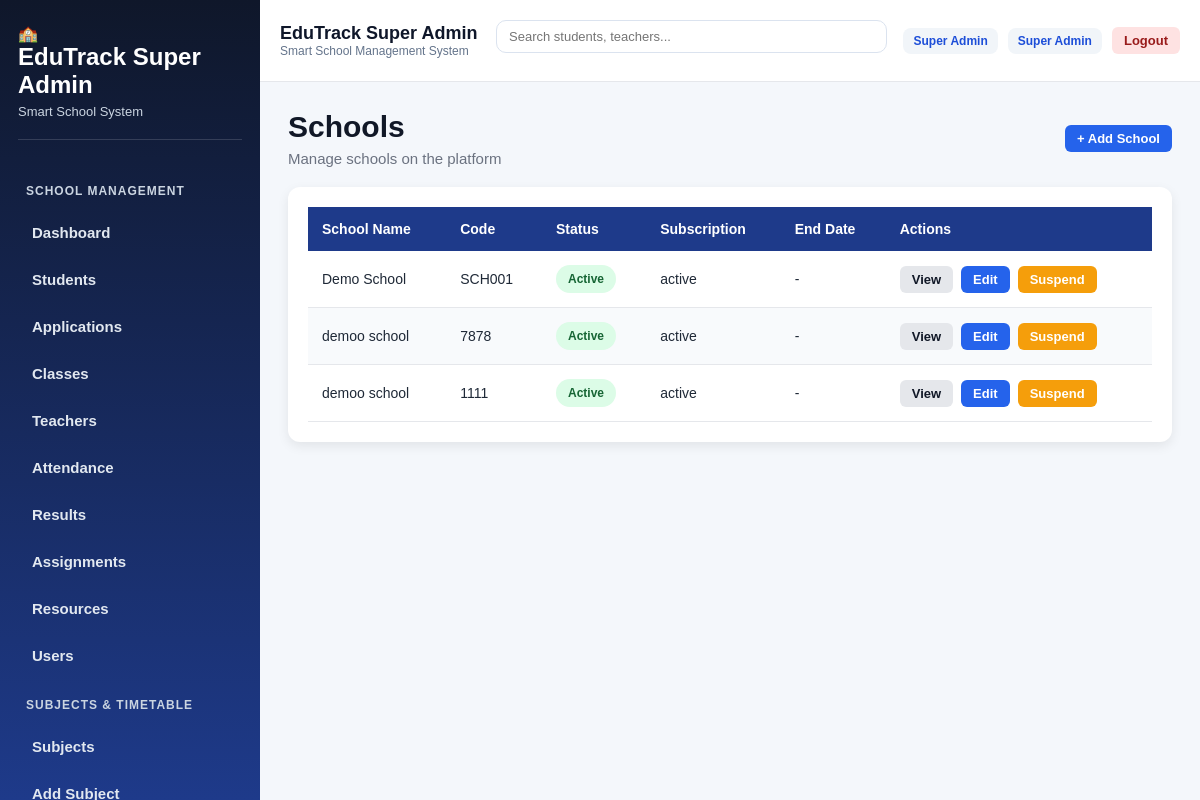
The page /schools (signed in) on the database its author committed.
### tables this page shows
CREATE TABLE schools (
            id INTEGER PRIMARY KEY AUTOINCREMENT,
            school_name TEXT NOT NULL,
            school_code TEXT UNIQUE NOT NULL
        , is_active INTEGER DEFAULT 1, subscription_status TEXT DEFAULT 'active', subscription_end_date TEXT, logo_url TEXT);

### app.py (the view)
@app.route("/schools")
@login_required
@roles_required("super_admin")
def schools():
    school_rows = fetch_all("SELECT * FROM schools ORDER BY school_name")
    schools_data = []
    for school in school_rows:
        schools_data.append({
            "id": school["id"],
            "school_name": school["school_name"],
            "school_code": school["school_code"],
            "is_active": row_get(school, "is_active", 1),
            "subscription_status": row_get(school, "subscription_status", "active"),
            "subscription_end_date": row_get(school, "subscription_end_date"),
        })
    return render_template("schools.html", schools=schools_data)

### app.py (called while the page is built, shortened)
@app.after_request
def add_security_headers(response):
    response.headers["X-Frame-Options"] = "DENY"
    response.headers["X-Content-Type-Options"] = "nosniff"
    response.headers["Referrer-Policy"] = "strict-origin-when-cross-origin"
    return response

def is_postgres():
    return os.environ.get("DATABASE_URL") is not None

def get_db():
    if is_postgres():
        return psycopg2.connect(
            os.environ.get("DATABASE_URL"),
            cursor_factory=RealDictCursor
        )
    conn = sqlite3.connect(DB_PATH)
    conn.row_factory = sqlite3.Row
    return conn

def convert_query(query: str) -> str:
    if is_postgres():
        return query.replace("?", "%s")
    return query

def fetch_all(query, params=()):
    conn = get_db()
    cursor = conn.cursor()
    cursor.execute(convert_query(query), params)
    rows = cursor.fetchall()
    conn.close()
    return rows

def login_required(f):
    @wraps(f)
    def wrapper(*args, **kwargs):
        if "user_id" not in session:
            flash("Please log in first.", "warning")
            return redirect(url_for("login"))
        school_id = session.get("school_id")
        role = session.get("role")
        return f(*args, **kwargs)
    return wrapper

def roles_required(*allowed_roles):
    def decorator(f):
        @wraps(f)
        def wrapper(*args, **kwargs):
            if "user_id" not in session:
                flash("Please log in first.", "warning")
                return redirect(url_for("login"))
            role = session.get("role")
            return f(*args, **kwargs)
        return wrapper
    return decorator

def row_get(row, key, default=None):
    try:
        if row is None:
            return default
        if isinstance(row, dict):
            return row.get(key, default)
        if hasattr(row, "keys") and key not in row.keys():
            return default
        return row[key]
    except Exception:
        return default

### templates/schools.html (shortened to what this page needs)
{% extends "base.html" %}
{% block content %}
<div class="page-header">
    <div>
        <h2 class="page-title">Schools</h2>
        <p class="page-subtitle">Manage schools on the platform</p>
    </div>
    <a href="{{ url_for('add_school') }}" class="btn btn-primary">+ Add School</a>
</div>
<div class="table-card">
    <div class="table-responsive">
        <table>
            <thead>
                <tr>
                    <th>School Name</th>
                    <th>Code</th>
                    <th>Status</th>
                    <th>Subscription</th>
                    <th>End Date</th>
                    <th>Actions</th>
                </tr>
            </thead>
            <tbody>
                {% for school in schools %}
                <tr>
                    <td>{{ school.school_name }}</td>
                    <td>{{ school.school_code }}</td>
                    <td>
                        {% if school.is_active %}
                            <span class="status-badge status-active">Active</span>
                        {% else %}
                            <span class="status-badge status-inactive">Suspended</span>
                        {% endif %}
                    </td>
                    <td>{{ school.subscription_status or 'active' }}</td>
                    <td>{{ school.subscription_end_date or '-' }}</td>
                    <td>
                        <div class="action-group">
                            <a href="{{ url_for('school_profile', school_id=school.id) }}"
                               class="btn btn-secondary btn-sm">
                               View
                            </a>
                            <a href="{{ url_for('edit_school', school_id=school.id) }}"
                               class="btn btn-primary btn-sm">
                               Edit
                            </a>
                            {% if school.is_active %}
                            <form action="{{ url_for('suspend_school', school_id=school.id) }}"
                                  method="POST"
                                  style="display:inline;">
                                <button type="submit" class="btn btn-warning btn-sm">
                                    Suspend
                                </button>
                            </form>
                            {% endif %}
                        </div>
                    </td>
                </tr>
                {% else %}
                <tr>
                    <td colspan="6">No schools found.</td>
                </tr>
                {% endfor %}
            </tbody>
        </table>
    </div>
</div>
{% endblock %}

### templates/base.html (shortened to what this page needs)
<!DOCTYPE html>
<html lang="en">
<head>
  <link rel="stylesheet" href="{{ url_for('static', filename='style.css') }}">
</head>
<body>
<div class="main-layout">
  {% if session.get('user_id') %}
  <aside class="sidebar">
    <div class="sidebar-brand">
      {% if session.get("logo_url") %}
      <img src="{{ url_for('static', filename=session.get('logo_url')) }}" alt="School Logo" class="sidebar-logo">
      {% else %}
      <div class="sidebar-logo-placeholder">🏫</div>
      {% endif %}
      <h2>{{ session.get("school_name", "EduTrack") }}</h2>
      <p>Smart School System</p>
    </div>
    <nav class="sidebar-menu">
      {% set role = session.get('role') %}
      {% if role in ['super_admin', 'school_admin', 'director', 'admin'] %}
      <div class="menu-section-title">School Management</div>
      <a href="{{ url_for('dashboard') }}" class="nav-link">Dashboard</a>
      <a href="{{ url_for('students') }}" class="nav-link">Students</a>
      <a href="{{ url_for('applications') }}" class="nav-link">Applications</a>
      <a href="{{ url_for('classes') }}" class="nav-link">Classes</a>
      <a href="{{ url_for('teachers') }}" class="nav-link">Teachers</a>
      <a href="{{ url_for('attendance') }}" class="nav-link">Attendance</a>
      <a href="{{ url_for('results') }}" class="nav-link">Results</a>
      <a href="{{ url_for('assignments') }}" class="nav-link">Assignments</a>
      <a href="{{ url_for('teacher_resources') }}" class="nav-link">Resources</a>
      <a href="{{ url_for('users') }}" class="nav-link">Users</a>
      <div class="menu-section-title">Subjects & Timetable</div>
      <a href="{{ url_for('subjects') }}" class="nav-link">Subjects</a>
      <a href="{{ url_for('add_subject') }}" class="nav-link">Add Subject</a>
      {% endif %}
    </nav>
  </aside>
  {% endif %}
  <div class="content-area">
    {% if session.get('user_id') %}
    <header class="topbar">
      <div class="topbar-left">
        <h1 class="topbar-title">{{ session.get("school_name", "EduTrack") }}</h1>
        <p class="topbar-subtitle">Smart School Management System</p>
      </div>
      {% if session.get('role') in ['super_admin', 'school_admin', 'director', 'admin'] %}
      <form action="{{ url_for('global_search') }}" method="GET" class="topbar-search">
        <input type="text" name="q" placeholder="Search students, teachers..." required>
      </form>
      {% endif %}
      <div class="topbar-actions">
        <span class="role-badge">{{ session.get('role', 'user')|replace('_', ' ')|title }}</span>
        <span class="role-badge">{{ session.get('full_name') }}</span>
        <a href="{{ url_for('logout') }}" class="btn btn-danger">Logout</a>
      </div>
    </header>
    {% endif %}
    <main class="page-content">
      {% block content %}{% endblock %}
    </main>
  </div>
</div>
</body>
</html>

### static/style.css (style rules this page uses)
* { margin: 0; padding: 0; box-sizing: border-box; }
body { font-family: Arial, sans-serif; background: #f4f7fb; color: #1f2937; }
a { text-decoration: none; }
.main-layout { display: flex; min-height: 100vh; }
.sidebar { width: 260px; background: linear-gradient(180deg, #0f172a, #1e3a8a); color: white; padding: 24px 18px; position: sticky; top: 0; height: 100vh; overflow-y: auto; overflow-x: hidden; scrollbar-width: thin; }
.sidebar-brand { margin-bottom: 30px; padding-bottom: 20px; border-bottom: 1px solid rgba(255,255,255,0.15); }
.sidebar-brand h2 { font-size: 24px; margin-bottom: 5px; }
.sidebar-brand p { font-size: 13px; color: #cbd5e1; }
.sidebar-menu { display: flex; flex-direction: column; gap: 10px; padding-bottom: 30px; }
.nav-link { display: block; padding: 10px 14px; border-radius: 10px; color: #e2e8f0; font-weight: 600; transition: 0.2s ease; font-size: 15px; }
.content-area { flex: 1; display: flex; flex-direction: column; }
.topbar { background: white; padding: 20px 28px; border-bottom: 1px solid #e5e7eb; display: flex; align-items: center; justify-content: space-between; gap: 15px; flex-wrap: wrap; }
.topbar-title { font-size: 26px; color: #0f172a; margin-bottom: 4px; }
.topbar-subtitle { color: #6b7280; font-size: 14px; }
.topbar-actions { display: flex; align-items: center; gap: 12px; }
.role-badge { background: #dbeafe; color: #1d4ed8; padding: 8px 14px; border-radius: 999px; font-size: 13px; font-weight: 700; }
.page-content { padding: 28px; }
.page-header { margin-bottom: 24px; }
.page-title { font-size: 30px; color: #111827; margin-bottom: 6px; }
.page-subtitle { color: #6b7280; font-size: 15px; }
.btn { display: inline-block; border: none; padding: 10px 16px; border-radius: 10px; font-weight: 700; cursor: pointer; transition: 0.2s ease; }
.btn-danger { background: #dc2626; color: white; }
.card, .form-card, .table-card { background: white; border-radius: 16px; padding: 22px; box-shadow: 0 8px 24px rgba(15, 23, 42, 0.08); margin-bottom: 22px; }
.table-responsive { overflow-x: auto; }
table { width: 100%; border-collapse: collapse; background: white; }
table th { background: #eff6ff; color: #1e3a8a; text-align: left; padding: 14px; font-size: 14px; }
table td { padding: 14px; border-bottom: 1px solid #e5e7eb; font-size: 14px; }
input, select, textarea { width: 100%; padding: 12px 14px; border: 1px solid #d1d5db; border-radius: 10px; font-size: 14px; background: white; margin-top: 6px; margin-bottom: 14px; }
.status-badge { display: inline-block; padding: 7px 12px; border-radius: 999px; font-size: 12px; font-weight: 700; }
.status-active { background: #dcfce7; color: #166534; }
.action-group { display: flex; flex-wrap: wrap; gap: 8px; }
.btn-primary { background: #2563eb; color: white; }
.btn-secondary { background: #e5e7eb; color: #111827; }
.btn-warning { background: #f59e0b; color: white; }
table th { background: #1e3a8a; color: white; font-weight: 600; }
table tr:nth-child(even) { background: #f8fafc; }
.btn { border-radius: 10px; font-weight: 600; transition: 0.2s ease; }
.btn-sm { padding: 8px 12px; font-size: 13px; }
.action-group { display: flex; gap: 8px; flex-wrap: wrap; }
.menu-section-title { font-size: 12px; text-transform: uppercase; letter-spacing: 1px; color: #cbd5e1; margin: 14px 8px 6px; font-weight: 700; }
.page-header { display: flex; justify-content: space-between; align-items: center; margin-bottom: 20px; }
.table-card { background: white; padding: 20px; border-radius: 12px; box-shadow: 0 4px 12px rgba(0,0,0,0.08); }
.btn { padding: 6px 12px; border-radius: 6px; font-size: 13px; text-decoration: none; border: none; cursor: pointer; }
.btn-danger { background: #fee2e2; color: #991b1b; }
.topbar { display: flex; justify-content: space-between; align-items: center; gap: 16px; padding: 14px 20px; }
.topbar-left { min-width: 200px; }
.topbar-title { margin: 0; font-size: 18px; }
.topbar-subtitle { margin: 0; font-size: 12px; color: #64748b; }
.topbar-search { flex: 1; display: flex; justify-content: center; }
.topbar-search input { width: 100%; max-width: 400px; padding: 8px 12px; border-radius: 10px; border: 1px solid #dbe3ef; font-size: 13px; }
.topbar-actions { display: flex; align-items: center; gap: 10px; }
.role-badge { font-size: 12px; padding: 6px 10px; border-radius: 8px; background: #f1f5f9; }

### rows shown on the page
schools: school_name "Demo School", school_code "SCH001", is_active "Active", subscription_status "active", subscription_end_date "-"
schools: school_name "demoo school", school_code "7878", is_active "Active", subscription_status "active", subscription_end_date "-"
schools: school_name "demoo school", school_code "1111", is_active "Active", subscription_status "active", subscription_end_date "-"

### other values the page prints
{{ session.get("school_name", "EduTrack") }} "EduTrack Super Admin"
{{ session.get('role', 'user')|replace('_', ' ')|title }} "Super Admin"
{{ session.get('full_name') }} "Super Admin"
